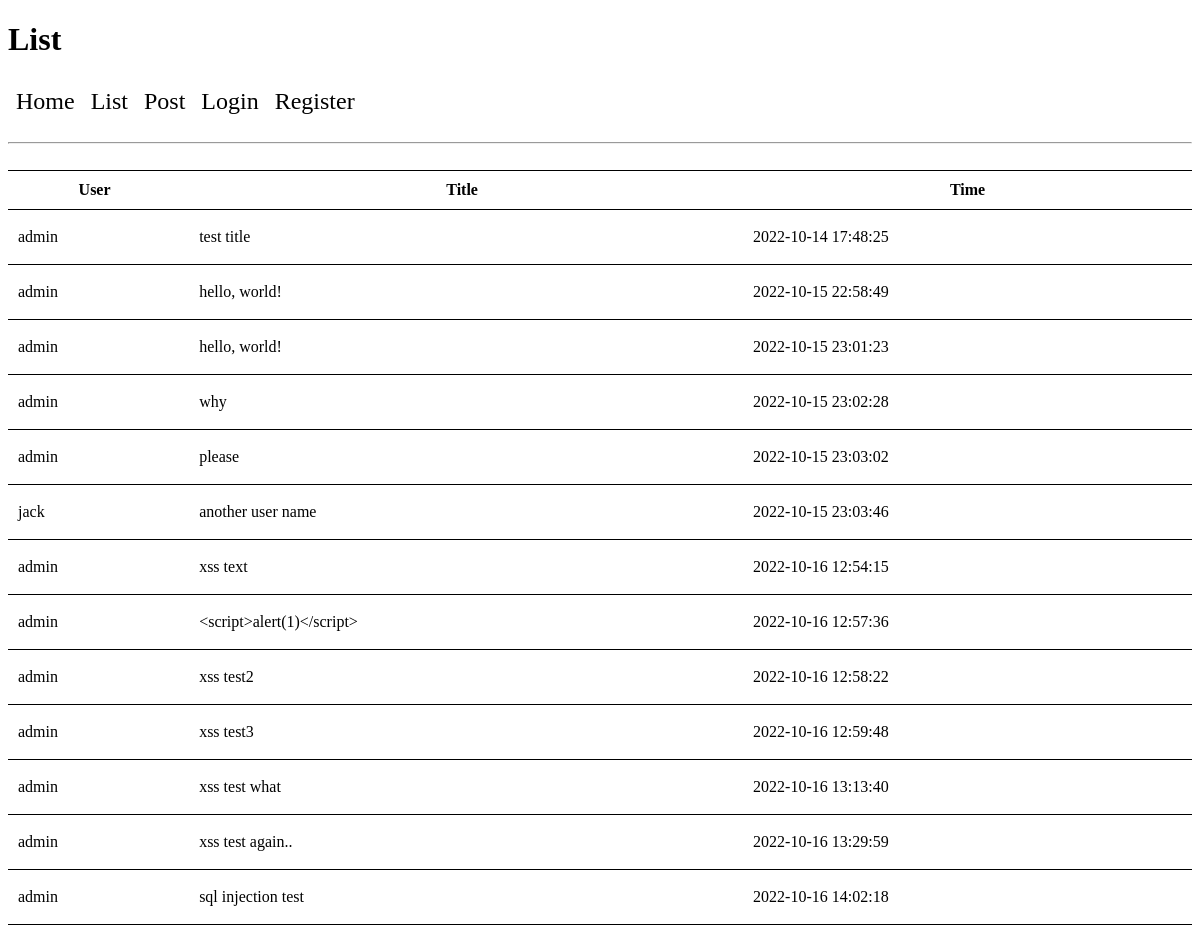
/post_list, run on an earlier commit of the app's database.
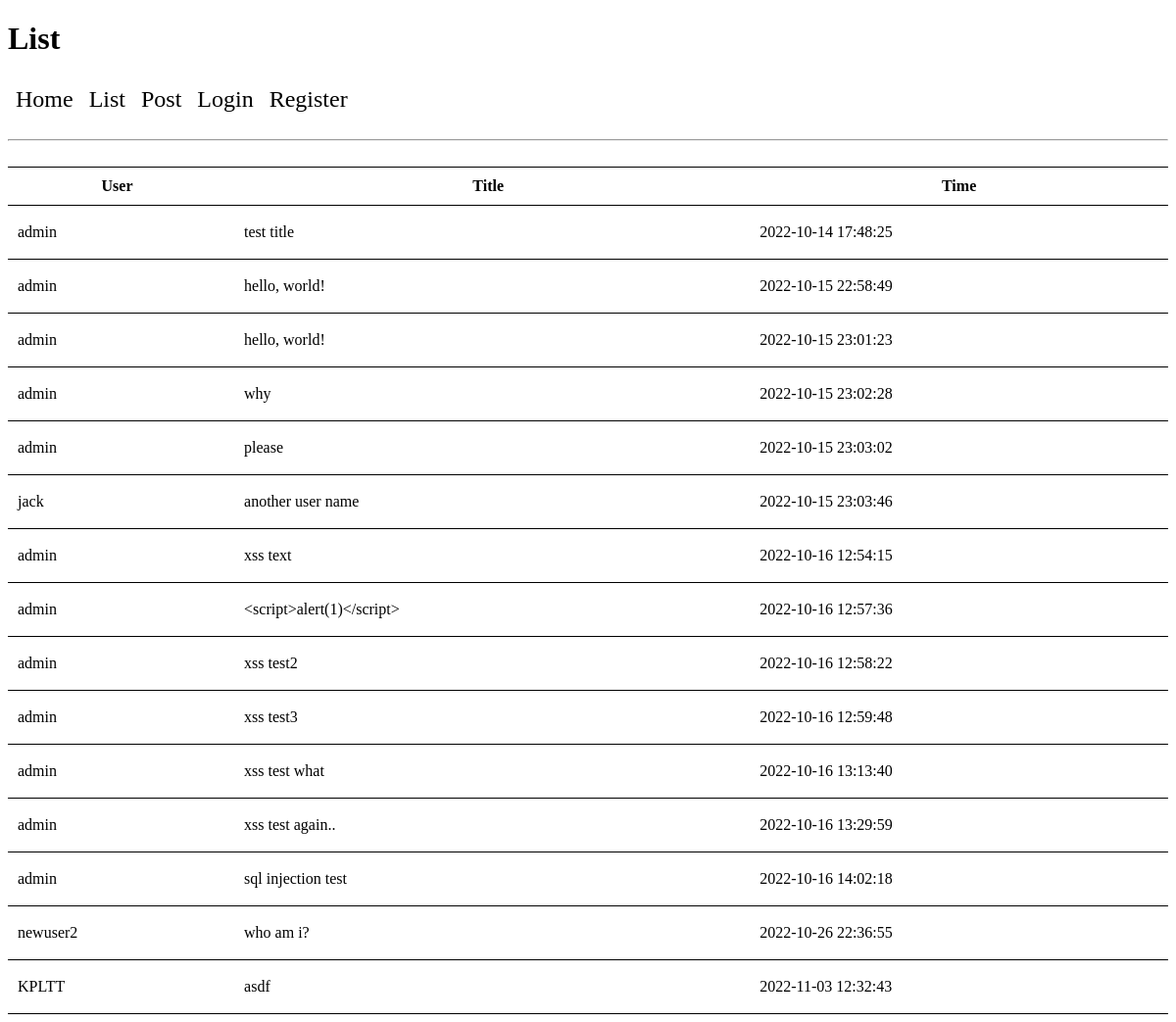
And on a later commit of the database.
### tables this page shows
CREATE TABLE POST(
                        USERNAME text NOT NULL,
                        TITLE text NOT NULL,
                        TIME text NOT NULL,
                        CONTENT text NOT NULL
                        );

### views/main_views.py (the view)
@blueprint.route('/post_list')
def index():
    postListRaw = dbm.select_all_db("post")
    post_list = [[p[1][0], p[1][1], p[1][2][:19], p[0]] for p in enumerate(postListRaw)]
    for i, post in enumerate(post_list):
        if len(post[1]) > 60:
            post_list[i][1] = post_list[i][1][:60] + "..."
    return render_template("post/post_list.html", post_list = post_list)

### views/database_manager.py (called while the page is built)
def select_all_db(table):
    db = sql.connect(DATABASE_PATH)
    cur = db.cursor()
    cur.execute(f"SELECT * FROM {table}")
    valueList = []
    for row in cur:valueList.append(row)
    db.close()
    return valueList

### templates/post/post_list.html (shortened to what this page needs)
<!DOCTYPE html>
<html>
<head>
</head>
<body>
	<div class="container">
		<h1> List </h1>
		<div class="nav">
			<font size="5"> <a href="/home"> Home </a> </font>
			<font size="5"> <a href="/post_list"> List </a> </font>
			<font size="5"> <a href="/post"> Post </a> </font>
			<font size="5"> <a href="/user/login"> Login </a> </font>
			<font size="5"> <a href="/user/register"> Register </a> </font>
		</div>
		<br><br><br>
		<hr>
		<br>
		{% if post_list %}
			<table>
				<thead>
					<th>User</th> <th>Title</th> <th>Time</th>
				</thead>
			{% for p in post_list %}
				<tr>
					<td> <font size="3"> {{ p[0] }}</font></td>
					<td> <font size="3">
					<a href="/detail/{{ p[3] }}/"> {{ p[1] }}</a> </font></td>
					<td> <font size="3"> {{ p[2] }}</font></td>
				</tr>
			{% endfor %}
			</table>
		{% else %}
			<p> 작성된 글이 없습니다.</p>
		{% endif %}
	</div>
</body>
</html>

What changed in the data, as far as the page shows it:
added POST: USERNAME "newuser2", TITLE "who am i?", TIME "2022-10-26 22:36:55"
added POST: USERNAME "KPLTT", TITLE "asdf", TIME "2022-11-03 12:32:43"
